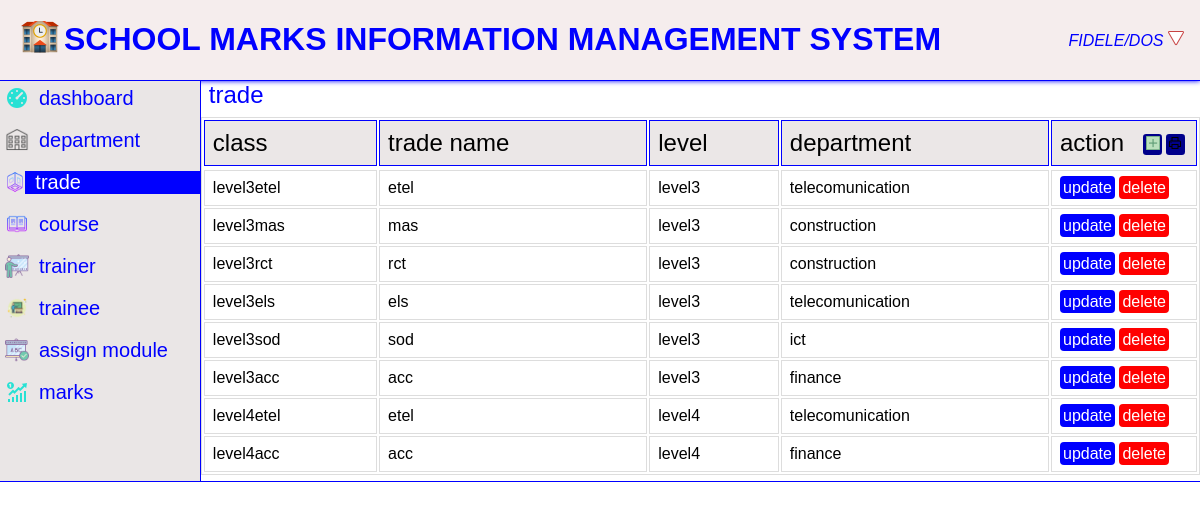
The app's page /php/trade.php (signed in) with its own data.
### tables this page shows
CREATE TABLE `trade` (
  `trede_id` int(3) UNSIGNED ZEROFILL NOT NULL,
  `trede_name` varchar(25) NOT NULL,
  `dept_id` int(3) UNSIGNED ZEROFILL NOT NULL,
  `l_id` int(3) UNSIGNED ZEROFILL NOT NULL
);

CREATE TABLE `level` (
  `l_id` int(3) UNSIGNED ZEROFILL NOT NULL,
  `lname` varchar(40) NOT NULL
);

CREATE TABLE `department` (
  `dept_id` int(3) UNSIGNED ZEROFILL NOT NULL,
  `dept_name` varchar(25) NOT NULL
);

### php/trade.php (the view, shortened to what this page needs)
<?php
include '../update/updateclass.php';
$select = $conn->query("select trade.trede_id,trade.trede_name,department.dept_name,level.lname from trade right join department on department.dept_id=trade.dept_id inner join level on level.l_id=trade.l_id order by level.lname asc");
?>
<!DOCTYPE html>
<html lang="en">
<head>
    <link rel="stylesheet" href="../css/style.css">
    <link rel="stylesheet" href="../css/style2.css">
</head>
<body>
    <div class="top"><?php include('../hrf/header.php');?></div>
    <div class="body">
        <div class="left"><?php include('../hrf/right-menu.php');?></div>
        <div class="right">
                   <div class="header">trade</div>   <br><br>
                    <?php if(mysqli_num_rows($select) > 0){ ?>
                    <table border="1" width="100%">
                        <tr>
                            <thead>
                                <td>class</td>
                                <td>trade name</td>
                                <td>level</td>
                                <td>department</td>
                                <td id="action">action<button id="print"><img src="../icon/printer.png"></button><button id="addstudent"><img src="../icon/add.png"></button></td>
                                </thead>
                            <?php foreach ($select as $data) {
                                ?>
                                <tr>
                                    <td><?=$data['lname'].$data['trede_name'];?></td>
                                    <td><?=$data['trede_name'];?></td>
                                    <td><?=$data['lname'];?></td>
                                    <td><?=$data['dept_name'];?></td>
                                    <td><a href="?tradeid=<?=$data['trede_id'];?>"id="update">update</a>
                                        <a href="delete.php?classid=<?=$data['trede_id'];?>"id="delete">delete</a>
                                    </td>
                                </tr>
                            <?php }?>
                        </tr>
                    </table>
                    <?php }
                    else echo "<div class='empty'>!!!!!!!!no trade we have</div>";  ?>
    </div>
</body>
</html>

### css/style.css (style rules this page uses)
* { padding:0pc; margin:0pc; overflow: hidden; }
body .top { max-height: 5pc; height: auto; text-transform: uppercase; border-bottom: solid 1px blue; box-shadow: 0 0 5px blue; }
.left { width:20%; max-width: 25%; background-color: rgb(234, 230, 230); border-right: 1px solid blue; min-height:25pc; }
body .body { display: flex; width: 100%; max-height: 25pc; border-bottom: 1px solid blue; }
.body .right { width:100%; height: 26pc; overflow-y: auto; max-height: 30pc; text-align: center; justify-content: center; }
.right .header { font-size: 1.5pc; float: left; margin-left: 0.5pc; }

### css/style2.css (style rules this page uses)
* { margin:0px; padding:0px; color: blue; overflow-y: hidden; }
table * { color: black; }
table thead { background: rgb(235, 231, 231); width:100%; color: white; }
table thead td { border: 1px solid blue; font-size: 1.5pc; padding-right: 0.5pc; align-items: center; }
table thead td button { height:1.3pc; border-radius: 0.2pc; background-color: darkblue; border:none; margin-top: 0.3pc; margin-right: 0.2pc; padding:0.1pc; cursor:pointer; float: right; }
table thead td button img { width:1pc; height:1pc; }
td { border:solid blue 1px; padding-left: 7px; text-align:left ; }
tr td #delete { background-color: red; color: white; padding: 3px; text-decoration: none; border-radius: 4px; width: 100%; }
tr td #update { background-color: blue; padding: 3px; text-decoration: none; border-radius: 4px; color: white; width: 100%; }
#action { width: 8pc; }
table, th, td { border: 1px solid #ddd; }
th, td { padding: 8px; text-align: left; }

### css/headerfooter.css (style rules this page uses)
* { margin: 0; padding: 0; font-family: Arial, sans-serif; }
a { color: red; text-decoration: none; }

### records on screen
trade: l.lname "level3", trede_name "etel", dept.dept_name "telecomunication"
trade: l.lname "level3", trede_name "mas", dept.dept_name "construction"
trade: l.lname "level3", trede_name "rct", dept.dept_name "construction"
trade: l.lname "level3", trede_name "els", dept.dept_name "telecomunication"
trade: l.lname "level3", trede_name "sod", dept.dept_name "ict"
trade: l.lname "level3", trede_name "acc", dept.dept_name "finance"
trade: l.lname "level4", trede_name "etel", dept.dept_name "telecomunication"
trade: l.lname "level4", trede_name "acc", dept.dept_name "finance"
